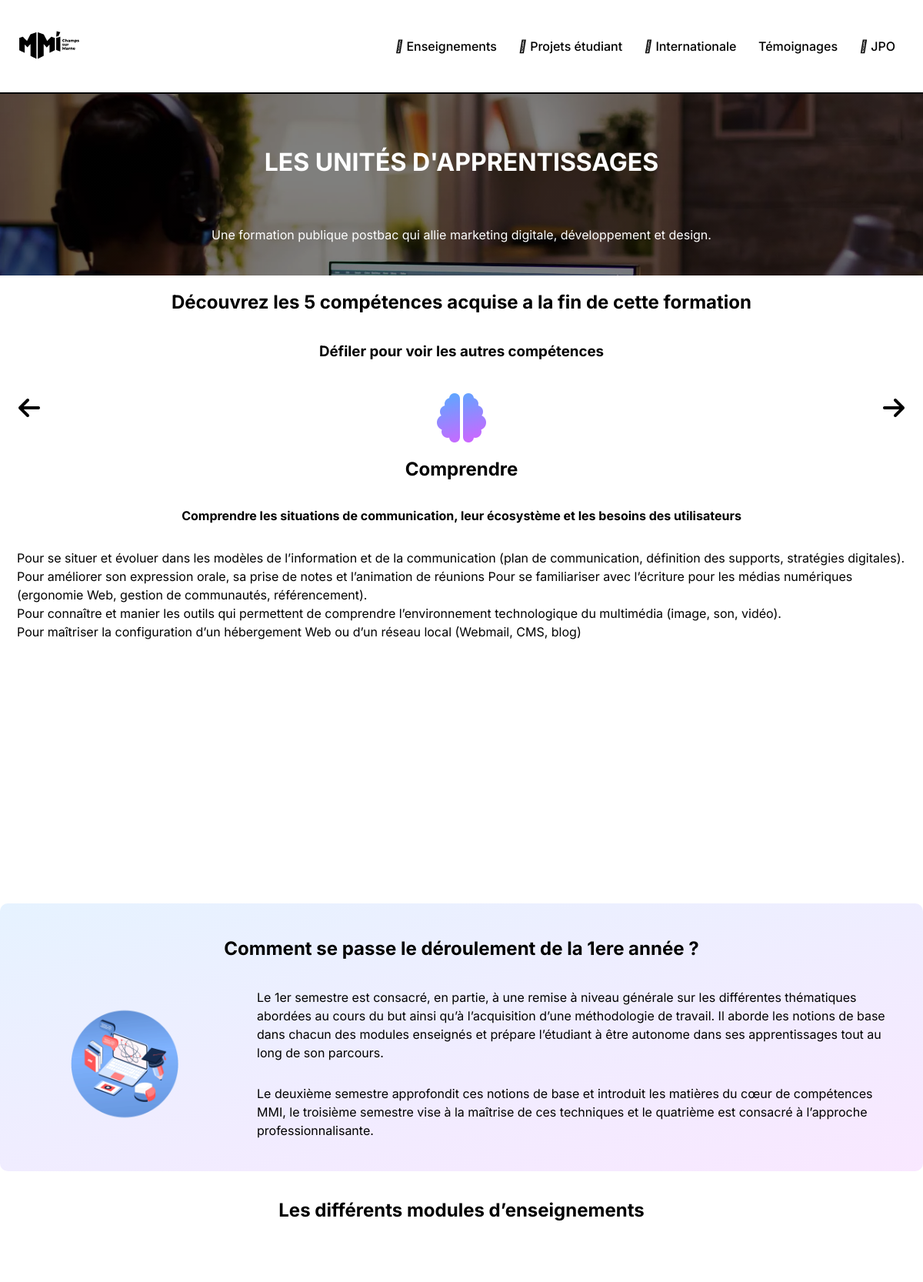
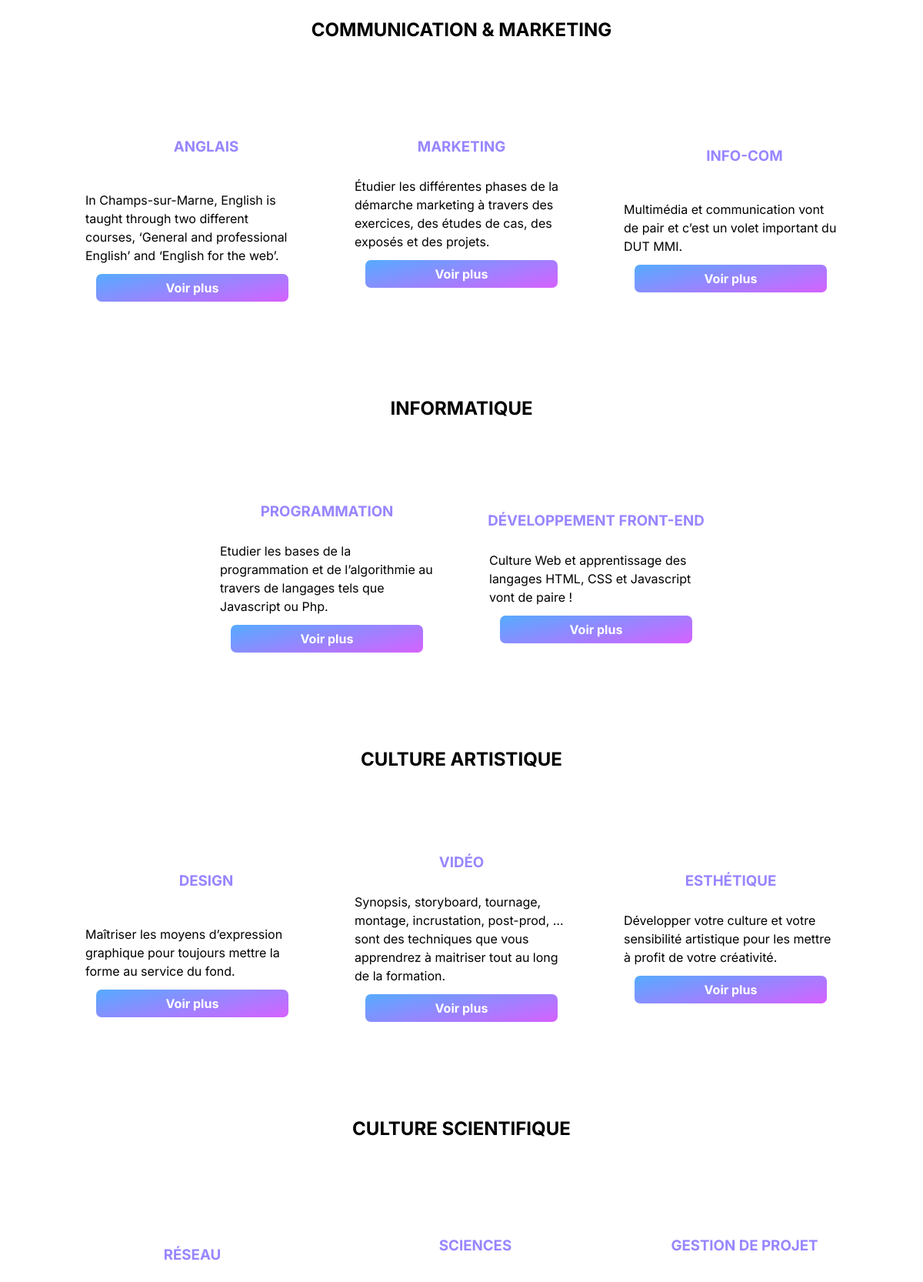
The app's page /enseignements.php (upper part) with its own data (2 pictures, top to bottom).
### tables this page shows
CREATE TABLE `modules` (
  `id_module` int(11) NOT NULL,
  `nom` varchar(50) NOT NULL,
  `description` text NOT NULL,
  `icon_module` text NOT NULL
);

CREATE TABLE `matieres` (
  `id_matiere` int(11) NOT NULL,
  `id_module` int(11) NOT NULL,
  `nom_matiere` varchar(50) NOT NULL,
  `image_matiere` text NOT NULL,
  `image` text NOT NULL,
  `description_matiere` text NOT NULL,
  `resume_equipe` text NOT NULL,
  `resume_matiere` text NOT NULL,
  `details_s1` text NOT NULL,
  `details_s2` text NOT NULL,
  `icon_matiere` text NOT NULL
);

### enseignements.php (the view, shortened to what this page needs)
<?php
include("connect.php");
?>
<!DOCTYPE html>
<html lang="fr">
<head>
  <link rel="stylesheet" href="css/styles.css" />
  <link rel="stylesheet" href="https://site-assets.fontawesome.com/releases/v6.2.1/css/all.css" />
</head>
<body>
  <?php require("header.php"); ?>
  <main class="page-enseignements">
    <div class="d-flex-column">
      <h1>LES UNITÉS D'APPRENTISSAGES</h1>
      <p>Une formation publique postbac qui allie marketing digitale, développement et design.</p>
    </div>
    <div class="d-flex-column competences">
      <h2>Découvrez les 5 compétences acquise a la fin de cette formation</h2>
      <h3>Défiler pour voir les autres compétences</h3>
      <div id="slideshow" class="d-flex-column">
        <a class="prev" onclick="plusSlides(-1)"><i class="fa-solid fa-arrow-left"></i></a>
        <a class="next" onclick="plusSlides(1)"><i class="fa-solid fa-arrow-right"></i></a>
        <div class="slide active d-flex-column">
          <div class="d-flex-column">
            <i class="fa-solid fa-brain colorgrad"></i>
            <h2>Comprendre</h2>
            <h3>Comprendre les situations de communication, leur écosystème et les besoins des utilisateurs</h3>
            <p>Pour se situer et évoluer dans les modèles de l’information et de la communication (plan de communication, définition des supports, stratégies digitales).<br>
              Pour améliorer son expression orale, sa prise de notes et l’animation de réunions
              Pour se familiariser avec l’écriture pour les médias numériques (ergonomie Web, gestion de communautés, référencement).<br>
              Pour connaître et manier les outils qui permettent de comprendre l’environnement technologique du multimédia (image, son, vidéo).<br>
              Pour maîtriser la configuration d’un hébergement Web ou d’un réseau local (Webmail, CMS, blog)
            </p>
          </div>
        </div>
      </div>
    </div>
    <div class="d-flex-column bglight firstyear">
      <h2>Comment se passe le déroulement de la 1ere année ?</h2>
      <div class="d-flex-column">
        <img class="imgil" src="img/mmi.png" alt="Image d'illustration  ">
        <div>
          <p>Le 1er semestre est consacré, en partie, à une remise à niveau générale sur les différentes thématiques abordées au cours du but ainsi qu’à l’acquisition d’une méthodologie de travail. Il aborde les notions de base dans chacun des modules enseignés et prépare l’étudiant à être autonome dans ses apprentissages tout au long de son parcours.</p>
          <p>Le deuxième semestre approfondit ces notions de base et introduit les matières du cœur de compétences MMI, le troisième semestre vise à la maîtrise de ces techniques et le quatrième est consacré à l’approche professionnalisante.</p>
        </div>
      </div>
    </div>
    <div class="d-flex-column modules">
      <h2>Les différents modules d’enseignements</h2>
      <?php
      $query = "SELECT * FROM modules";
      $result = $db->prepare($query);
      $result->execute();
      $modules = $result->fetchAll();
      foreach ($modules as $module) : ?>
        <div class="module">
          <h2><?php echo $module['nom']; ?></h2>
          <?php
          $query = "SELECT * FROM matieres WHERE id_module = " . $module['id_module'];
          $result = $db->prepare($query);
          $result->execute();
          $matieres = $result->fetchAll(); ?>
          <div>
            <?php foreach ($matieres as $matiere) : ?>
              <?php
              echo '<div class="matiere d-flex-column"><div class="d-flex-row module colorprm">' . $matiere['icon_matiere'] . '<h3>' . $matiere['nom_matiere'] . '</h3></div><p>' . $matiere['description_matiere'] . '</p><a class="btn" href="enseignement.php?id=' . $matiere['id_matiere'] . '">Voir plus</a></div>';
              ?>
            <?php endforeach; ?>
          </div>
        </div>
      <?php endforeach; ?>
  </main>
</body>
</html>

### css/styles.css (style rules this page uses)
*, *::after, *::before { box-sizing: border-box; scroll-behavior: smooth; }
body { margin: 0; padding: 0; height: 100vh; scroll-behavior: smooth; font-family: "Inter", sans-serif; overflow-x: hidden; }
a { color: inherit; text-decoration: none; }
p { line-height: 1.5; padding: 12px; }
h1, h2, h3 { text-align: center; }
main { margin-bottom: 48px; }
img { width: 100%; height: auto; padding: 24px; border-radius: 40px; }
.btn { padding: 8px 16px; font-weight: 700; border-radius: 7px; color: #fff; background: linear-gradient( 166deg, rgba(86, 171, 255, 1) 0%, rgba(214, 97, 255, 1) 100% ); display: flex; justify-content: center; align-items: center; width: 250px; }
.d-flex-row { width: 100%; display: flex; flex-direction: row; align-items: center; justify-content: space-around; }
.d-flex-column { display: flex; flex-direction: column; align-items: center; justify-content: space-evenly; }
.d-flex-column h1, h2, h3, p { margin-left: 24px; margin-right: 24px; }
.colorgrad { background: linear-gradient( 166deg, rgba(86, 171, 255, 1) 0%, rgba(214, 97, 255, 1) 100% ); -webkit-background-clip: text; -webkit-text-fill-color: transparent; }
.bglight { background: linear-gradient( 166deg, rgba(86, 171, 255, 0.15) 0%, rgba(214, 97, 255, 0.15) 100% ); border-radius: 10px; padding: 24px 12px; margin: 16px 0; }
.colorprm { color: #9786ff; }
.social-icons > div h2, p { margin: 5px 10px; }
.imgil { width: 300px; height: auto; }
.page-enseignements > div:nth-child(1) { padding: 24px 0; background-image: linear-gradient(rgba(0, 0, 0, 0.5), rgba(0, 0, 0, 0.5)), url(../img/image-crea.webp); background-repeat: no-repeat; background-size: cover; color: #fff; }
.page-enseignements > div:nth-child(1) h1 { font-size: 2rem; padding: 24px; }
.competences { height: 100vh; }
.competences #slideshow { width: 100%; height: 100%; position: relative; margin-bottom: 70px; overflow: hidden; }
.competences .slide { width: 100%; height: 100%; position: absolute; transform: translateX(100%); visibility: hidden; opacity: 0; top: 24px; justify-content: flex-start; }
.competences .slide.active { transform: translateX(0%); transition: all 1s ease; visibility: visible; opacity: 1; }
.competences .slide > div { justify-content: flex-start; }
.competences .slide i { font-size: 4rem; }
.competences .slide h3 { font-size: 1rem; }
.competences .prev, .next { cursor: pointer; position: absolute; top: 0; width: auto; padding: 24px; font-size: 2rem; user-select: none; z-index: 10; }
.competences .prev { left: 0; }
.competences .next { right: 0; }
.page-enseignements .modules { margin: 12px; }
.page-enseignements .modules .module { margin-top: 48px; padding: 16px 6px; }
.page-enseignements .modules .module div { justify-content: center; margin-left: auto; margin-right: auto; }
.page-enseignements .modules .module i { font-size: 3rem; }
.page-enseignements .modules .module div p { margin: 0 24px; }
.page-enseignements .modules .module div h3 { margin: 0 24px; text-align: left; }
.matiere { max-width: 350px; margin: 24px 0; display: flex; align-items: center; }
@media only screen and (min-width: 1200px) { .page-enseignements .firstyear div { flex-direction: row; } }
@media only screen and (min-width: 1200px) { .page-enseignements .modules .module div { display: flex; align-items: center; justify-content: center; } }

### records on screen
modules: nom "COMMUNICATION & MARKETING"
matieres: nom_matiere "ANGLAIS", description_matiere "In Champs-sur-Marne, English is taught through two different courses, ‘General and professional English’ and ‘English for the web’."
matieres: nom_matiere "MARKETING", description_matiere "Étudier les différentes phases de la démarche marketing à travers des exercices, des études de cas, des exposés et des projets."
matieres: nom_matiere "INFO-COM", description_matiere "Multimédia et communication vont de pair et c’est un volet important du DUT MMI."
modules: nom "INFORMATIQUE"
matieres: nom_matiere "PROGRAMMATION", description_matiere "Etudier les bases de la programmation et de l’algorithmie au travers de langages tels que Javascript ou Php."
matieres: nom_matiere "DÉVELOPPEMENT FRONT-END", description_matiere "Culture Web et apprentissage des langages HTML, CSS et Javascript vont de paire !"
modules: nom "CULTURE ARTISTIQUE"
matieres: nom_matiere "DESIGN", description_matiere "Maîtriser les moyens d’expression graphique pour toujours mettre la forme au service du fond."
matieres: nom_matiere "VIDÉO", description_matiere "Synopsis, storyboard, tournage, montage, incrustation, post-prod, … sont des techniques que vous apprendrez à maitriser tout au long de la formation."
matieres: nom_matiere "ESTHÉTIQUE", description_matiere "Développer votre culture et votre sensibilité artistique pour les mettre à profit de votre créativité."
modules: nom "CULTURE SCIENTIFIQUE"
matieres: nom_matiere "RÉSEAU"
matieres: nom_matiere "SCIENCES"
matieres: nom_matiere "GESTION DE PROJET"
